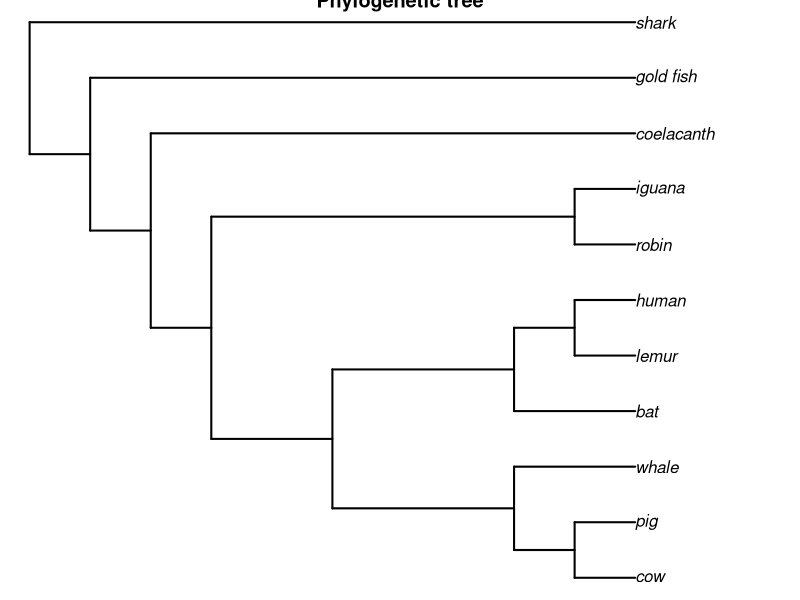
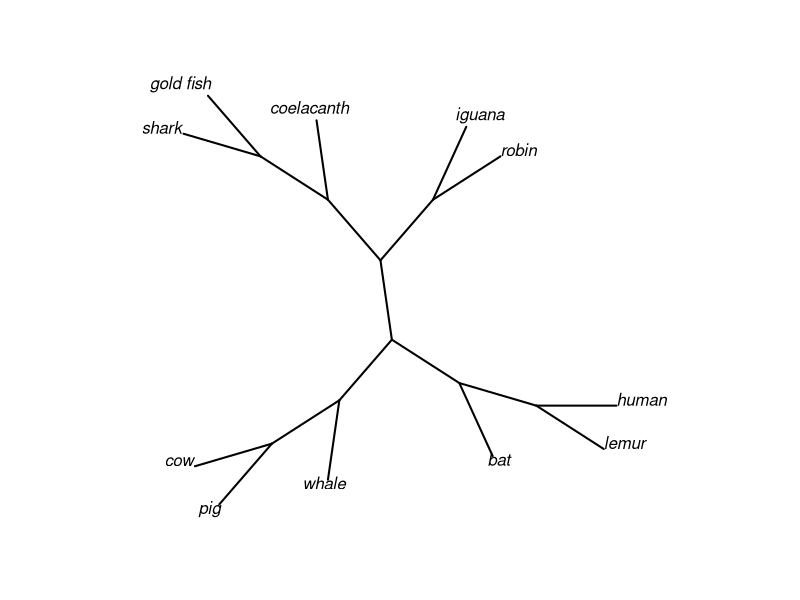

Write the R code that produced these figures, in order.
#Author: Lavonne; Date: September 18, 2024; Purpose: Create dummy data, generate phylogenetic tree plot. 

#Load tree libraries
library(ape)

#Generate some dummy data
text.string<- "(((((((cow, pig), whale), (bat, (lemur, human))), (robin, iguana)), coelacanth), gold_fish), shark);"

#Read the dummy data as a tree structure 
vert.tree<-read.tree(text=text.string)

#Generate a basic plot on the dummy data
plot(vert.tree, no.margin=TRUE, edge.width=2, main="Phylogenetic tree")

#Generate an un-rooted plot on the dummy data
plot(unroot(vert.tree), type="unrooted", no.margin=TRUE, labrut="axial", edge.width=2)

